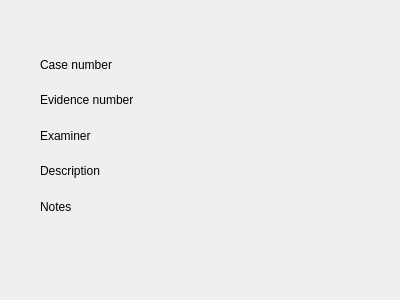
<?xml version="1.0" encoding="UTF-8"?>
<ui version="4.0">
 <class>TaskResult</class>
 <widget class="QDialog" name="TaskResult">
  <property name="geometry">
   <rect>
    <x>0</x>
    <y>0</y>
    <width>400</width>
    <height>300</height>
   </rect>
  </property>
  <property name="windowTitle">
   <string>Dialog</string>
  </property>
  <widget class="QWidget" name="layoutWidget">
   <property name="geometry">
    <rect>
     <x>40</x>
     <y>50</y>
     <width>331</width>
     <height>171</height>
    </rect>
   </property>
   <layout class="QGridLayout" name="gridLayout">
    <item row="0" column="0">
     <widget class="QLabel" name="label_7">
      <property name="text">
       <string>Case number</string>
      </property>
     </widget>
    </item>
    <item row="1" column="0">
     <widget class="QLabel" name="label_8">
      <property name="text">
       <string>Evidence number</string>
      </property>
     </widget>
    </item>
    <item row="3" column="0">
     <widget class="QLabel" name="label_10">
      <property name="text">
       <string>Description</string>
      </property>
     </widget>
    </item>
    <item row="4" column="0">
     <widget class="QLabel" name="label_11">
      <property name="text">
       <string>Notes</string>
      </property>
     </widget>
    </item>
    <item row="2" column="0">
     <widget class="QLabel" name="label_9">
      <property name="text">
       <string>Examiner</string>
      </property>
     </widget>
    </item>
   </layout>
  </widget>
 </widget>
 <resources/>
 <connections/>
</ui>
